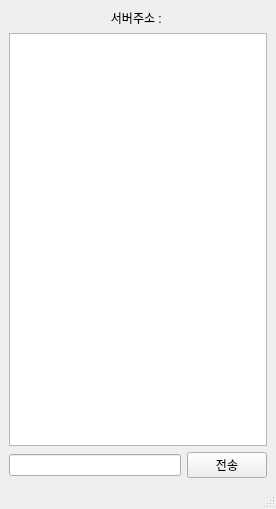
<?xml version="1.0" encoding="UTF-8"?>
<ui version="4.0">
 <class>mainWindow</class>
 <widget class="QMainWindow" name="mainWindow">
  <property name="geometry">
   <rect>
    <x>0</x>
    <y>0</y>
    <width>276</width>
    <height>509</height>
   </rect>
  </property>
  <property name="windowTitle">
   <string>ddatG-server</string>
  </property>
  <widget class="QWidget" name="centralwidget">
   <layout class="QVBoxLayout" name="verticalLayout">
    <item>
     <layout class="QHBoxLayout" name="horizontalLayout_2">
      <item>
       <widget class="QLabel" name="label">
        <property name="text">
         <string>서버주소 : </string>
        </property>
        <property name="alignment">
         <set>Qt::AlignCenter</set>
        </property>
       </widget>
      </item>
     </layout>
    </item>
    <item>
     <widget class="QListWidget" name="listWidget"/>
    </item>
    <item>
     <layout class="QHBoxLayout" name="horizontalLayout">
      <item>
       <widget class="QLineEdit" name="lineEdit_message"/>
      </item>
      <item>
       <widget class="QPushButton" name="btn_message">
        <property name="text">
         <string>전송</string>
        </property>
       </widget>
      </item>
     </layout>
    </item>
   </layout>
  </widget>
  <widget class="QMenuBar" name="menubar">
   <property name="geometry">
    <rect>
     <x>0</x>
     <y>0</y>
     <width>276</width>
     <height>22</height>
    </rect>
   </property>
  </widget>
  <widget class="QStatusBar" name="statusbar"/>
  <action name="actionserver_ip">
   <property name="text">
    <string>server - ip</string>
   </property>
  </action>
 </widget>
 <resources/>
 <connections/>
</ui>
